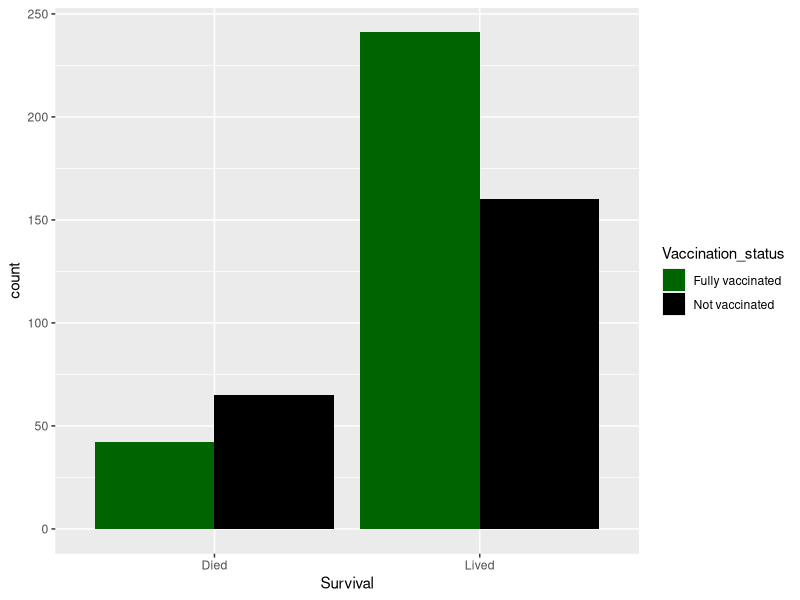

Write the R code that produced this figure.
## ---- chunk 1
rm(list = ls())
library(tidyverse)
library(here)
## ---- chunk 2
covid <- read.csv(here("Data", "covid_vaccines.csv"))
head(covid)
## ---- chunk 3
covid$Vaccination_status <-  as.factor(covid$Vaccination_status)
levels(covid$Vaccination_status)
covid$Survival <- as.factor(covid$Survival) 
levels(covid$Survival)
## ---- chunk 4
covid_counts <- covid |> group_by(Vaccination_status, Survival) |> summarise(count = length(Patient_ID))
# could also use n() with no arguments as well
## ---- chunk 5
ggplot(covid_counts, aes(x = Survival, y = count, fill = Vaccination_status))+
  geom_bar(stat = "identity", position = "dodge")+
  scale_fill_manual(values = c("Fully vaccinated" = "darkgreen", "Not vaccinated" = "black")) # had to add quotes possibly because the factor levels had spaces in them.
## ---- chunk 6
# first we need a matrix of the data instead of a data frame.
covid.mat <- xtabs(count ~ Survival + Vaccination_status, data = covid_counts)
## ---- chunk 7
chisq.test(covid.mat)
